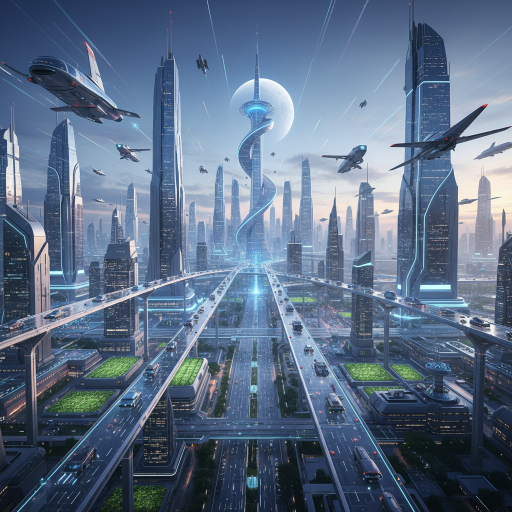
#> input picture skills.pre-symlink-1775566743/create-image/test_google.png, 1024 x 1024 px (shown at 1/2 size)
$ python -i vlm_image.py   (imports and definitions only)
#> lines starting #> are read from the running program, lines starting #| are printed output that depends on the picture
#> further down, picture is the input picture: PIL image 1024x1024 RGB; mean R, G, B 92, 110.2, 134.1
"""VLM image preprocessing — prepare screenshots for multimodal LLM analysis.

Shared utility for any skill that sends screenshots to a VLM (Gemini Flash,
GPT-4V, Claude Vision). Handles the common pipeline:
    auto-crop → sharpen → upscale → compress → stitch

Usage:
    from common.vlm_image import prepare_for_vlm, auto_crop, stitch_vertical

    # Single image
    processed = prepare_for_vlm(raw_bytes, min_width=1200)

    # Multiple screenshots → single stitched image
    stitched = stitch_vertical([img1_bytes, img2_bytes, img3_bytes])

    # Crop a known UI region from a full-page screenshot
    cropped = smart_crop(raw_bytes, region="detail_panel", layout="three_pane")
"""
from __future__ import annotations

import io
from typing import Literal

from PIL import Image, ImageFilter

# ── Core transforms ──────────────────────────────────────────────────


def auto_crop(img: Image.Image, threshold: int = 15, padding: int = 4) -> Image.Image:
    """Trim dark borders (common in headless Chrome captures).

    Pixels with all channels <= threshold are considered border.
    """
#> called with threshold = 15, padding = 4
    gray = img.convert("L")
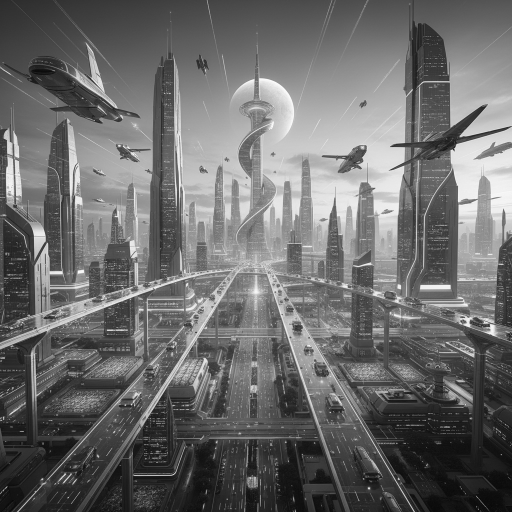
#> gray: PIL image 1024x1024 L (shown at 1/2 size); min 1, max 255, mean 107.5
    bbox = gray.point(lambda x: 255 if x > threshold else 0).getbbox()
#> bbox = (0, 0, 1024, 1024)
    if not bbox:
        return img
    x1 = max(0, bbox[0] - padding)
#> x1 = 0
    y1 = max(0, bbox[1] - padding)
#> y1 = 0
    x2 = min(img.width, bbox[2] + padding)
#> x2 = 1024
    y2 = min(img.height, bbox[3] + padding)
#> y2 = 1024
    return img.crop((x1, y1, x2, y2))


def sharpen_text(img: Image.Image) -> Image.Image:
    """Enhance text edges for better VLM OCR accuracy."""
    return img.filter(ImageFilter.SHARPEN)


# [164 lines left out: functions upscale, compress, to_bytes, prepare_for_vlm, stitch_vertical, smart_crop, not called in this run]

>>> from PIL import Image
>>> picture = Image.open('../create-image/test_google.png')
>>> result = auto_crop(picture)
